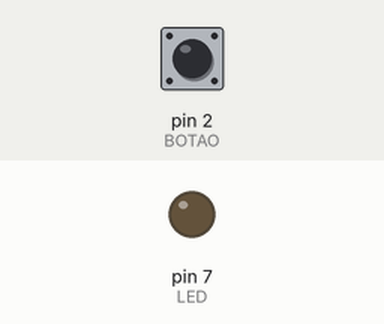
Bench run of a sketch on a simulated Arduino Uno, built with avr-gcc and run on an emulated ATmega328P. Parts: output pins drawn as LEDs (lit = HIGH). The inputs (shaded band) are chosen by the test bench; at power-on: pin 2 (BOTAO) HIGH.

Above: at 5.0 s.
5.1 s: pin 2 (BOTAO) pulled LOW for 0.15 s
At 6.0 s:
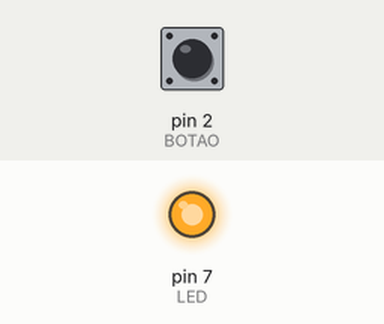
6.7 s: pin 2 (BOTAO) pulled LOW for 1 s
At 8.4 s:
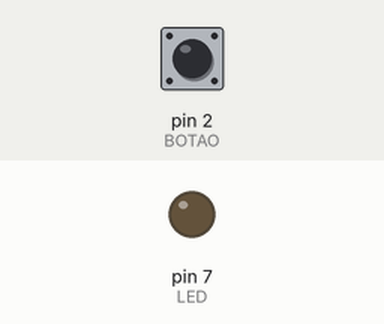
9.2 s: pin 2 (BOTAO) pulled LOW for 3.2 s
At 13.2 s:
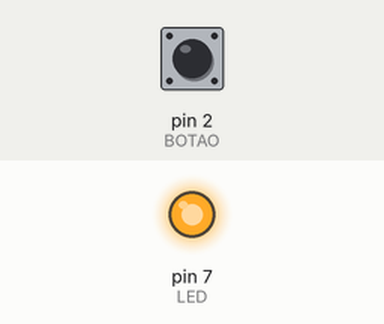
Timing chart, 0 to 14.7 s (numbered marks = the images above; inputs shaded):
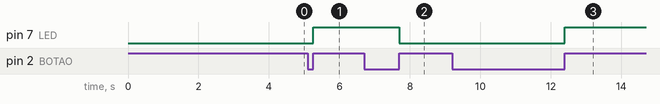

Measured:
- after the input at 5.1 s, pin 7 (LED): LOW → HIGH after 0.15 s
- after the input at 6.7 s, pin 7 (LED): HIGH → LOW after 1.0 s
- after the input at 9.2 s, pin 7 (LED): LOW → HIGH after 3.2 s

The sketch:

Aula5.ino
```cpp
#define LED PD7
#define BOTAO PD2
ISR (INT0_vect) {
  PORTD ^= (1 << LED);
}
int main () {
  DDRD |= (1 << LED);
  PORTD |= (1 << BOTAO);

  EICRA = 0b00000011;
  EIMSK = 0b00000001;
  sei();
  while (1) {

  }
}
```
